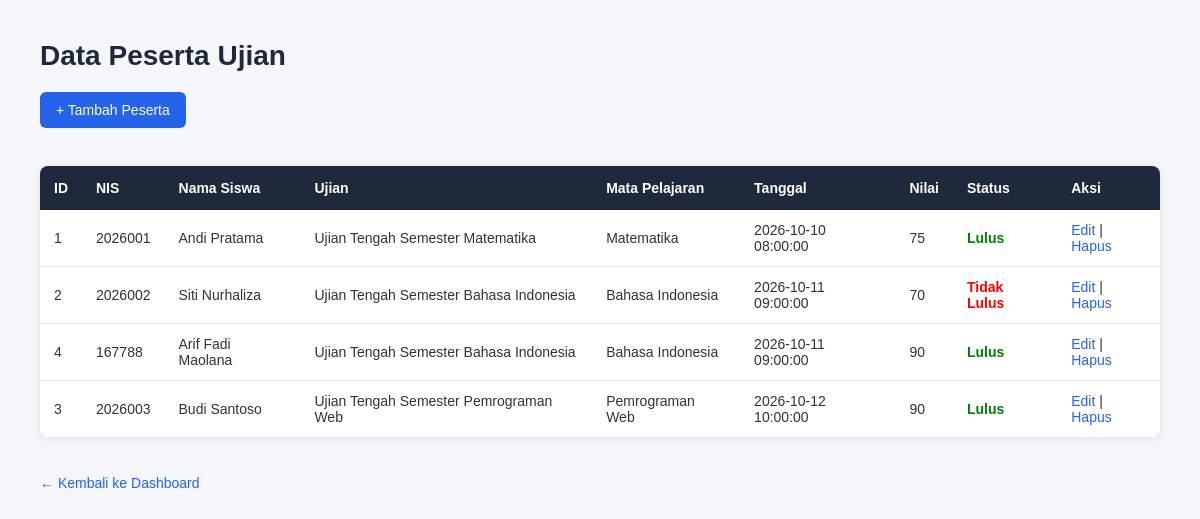
The page /peserta/index.php on the database its author committed.
### tables this page shows
CREATE TABLE `peserta` (
  `id_peserta` int(11) NOT NULL,
  `id_ujian` int(11) NOT NULL,
  `nis` varchar(20) NOT NULL,
  `nilai` int(11) NOT NULL DEFAULT 0
);

CREATE TABLE `siswa` (
  `nis` varchar(20) NOT NULL,
  `nama` varchar(50) NOT NULL,
  `alamat` varchar(100) NOT NULL
);

CREATE TABLE `ujian` (
  `id_ujian` int(11) NOT NULL,
  `nama_ujian` varchar(50) NOT NULL,
  `id_matpel` int(11) NOT NULL,
  `tanggal` datetime NOT NULL
);

CREATE TABLE `mata_pelajaran` (
  `id_matpel` int(11) NOT NULL,
  `nama_matpel` varchar(50) NOT NULL
);

### peserta/index.php (the view, shortened to what this page needs)
<?php
require_once __DIR__ . '/../config/database.php';
$query = "SELECT
            peserta.id_peserta,
            siswa.nis,
            siswa.nama,
            ujian.nama_ujian,
            mata_pelajaran.nama_matpel,
            ujian.tanggal,
            peserta.nilai,
            CASE
                WHEN peserta.nilai >= 75
                THEN 'Lulus'
                ELSE 'Tidak Lulus'
            END AS status
          FROM peserta
          INNER JOIN siswa
              ON peserta.nis = siswa.nis
          INNER JOIN ujian
              ON peserta.id_ujian = ujian.id_ujian
          INNER JOIN mata_pelajaran
              ON ujian.id_matpel = mata_pelajaran.id_matpel
          ORDER BY ujian.tanggal ASC";
$result = mysqli_query($conn, $query);
?>
<!DOCTYPE html>
<html lang="id">
<head>
    <link rel="stylesheet" href="../style.css">
</head>
<body class="crud-page">
    <h2>Data Peserta Ujian</h2>
    <a href="create.php">
        + Tambah Peserta
    </a>
    <br><br>
    <table>
        <tr>
            <th>ID</th>
            <th>NIS</th>
            <th>Nama Siswa</th>
            <th>Ujian</th>
            <th>Mata Pelajaran</th>
            <th>Tanggal</th>
            <th>Nilai</th>
            <th>Status</th>
            <th>Aksi</th>
        </tr>
        <?php while ($data = mysqli_fetch_assoc($result)) { ?>
            <tr>
                <td>
                    <?= $data['id_peserta']; ?>
                </td>
                <td>
                    <?= htmlspecialchars($data['nis']); ?>
                </td>
                <td>
                    <?= htmlspecialchars($data['nama']); ?>
                </td>
                <td>
                    <?= htmlspecialchars($data['nama_ujian']); ?>
                </td>
                <td>
                    <?= htmlspecialchars($data['nama_matpel']); ?>
                </td>
                <td>
                    <?= $data['tanggal']; ?>
                </td>
                <td>
                    <?= $data['nilai']; ?>
                </td>
                <td>
                    <?php if ($data['status'] == 'Lulus') { ?>
                        <strong style="color: green;">
                            Lulus
                        </strong>
                    <?php } else { ?>
                        <strong style="color: red;">
                            Tidak Lulus
                        </strong>
                    <?php } ?>
                </td>
                <td>
                    <a href="update.php?id=<?= $data['id_peserta']; ?>">
                        Edit
                    </a>
                    |
                    <a
                        href="delete.php?id=<?= $data['id_peserta']; ?>"
                        onclick="return confirm('Yakin ingin menghapus peserta ini?')">
                        Hapus
                    </a>
                </td>
            </tr>
        <?php } ?>
    </table>
    <br>
    <a href="../index.php" class="btn-back">
        ← Kembali ke Dashboard
    </a>
</body>
</html>

### style.css (style rules this page uses)
* { margin: 0; padding: 0; box-sizing: border-box; }
body { font-family: Arial, Helvetica, sans-serif; background-color: #f4f6f9; color: #333; }
.crud-page { min-height: 100vh; padding: 40px; }
.crud-page h2 { font-size: 28px; margin-bottom: 20px; color: #1e293b; }
.crud-page>a:first-of-type { display: inline-block; padding: 10px 16px; margin-bottom: 20px; background-color: #2563eb; color: white; text-decoration: none; border-radius: 6px; font-size: 14px; transition: 0.2s; }
.crud-page table { width: 100%; border-collapse: collapse; background-color: white; border-radius: 8px; overflow: hidden; box-shadow: 0 2px 8px rgba(0, 0, 0, 0.08); }
.crud-page table th { background-color: #1e293b; color: white; padding: 14px; text-align: left; font-size: 14px; }
.crud-page table td { padding: 12px 14px; border-bottom: 1px solid #e5e7eb; font-size: 14px; }
.crud-page table tr:last-child td { border-bottom: none; }
.crud-page table a { color: #2563eb; text-decoration: none; font-weight: 500; }
.crud-page>a:last-child { display: inline-block; margin-top: 20px; color: #2563eb; text-decoration: none; font-size: 14px; }

### rows shown on the page
peserta: id_peserta "1", nis.nis "2026001", nis.nama "Andi Pratama", id_ujian.nama_ujian "Ujian Tengah Semester Matematika", mata_pelajaran.nama_matpel "Matematika", id_ujian.tanggal "2026-10-10 08:00:00", nilai "75", shows "Lulus"
peserta: id_peserta "2", nis.nis "2026002", nis.nama "Siti Nurhaliza", id_ujian.nama_ujian "Ujian Tengah Semester Bahasa Indonesia", mata_pelajaran.nama_matpel "Bahasa Indonesia", id_ujian.tanggal "2026-10-11 09:00:00", nilai "70", shows "Tidak Lulus"
peserta: id_peserta "4", nis.nis "167788", nis.nama "Arif Fadi Maolana", id_ujian.nama_ujian "Ujian Tengah Semester Bahasa Indonesia", mata_pelajaran.nama_matpel "Bahasa Indonesia", id_ujian.tanggal "2026-10-11 09:00:00", nilai "90", shows "Lulus"
peserta: id_peserta "3", nis.nis "2026003", nis.nama "Budi Santoso", id_ujian.nama_ujian "Ujian Tengah Semester Pemrograman Web", mata_pelajaran.nama_matpel "Pemrograman Web", id_ujian.tanggal "2026-10-12 10:00:00", nilai "90", shows "Lulus"
